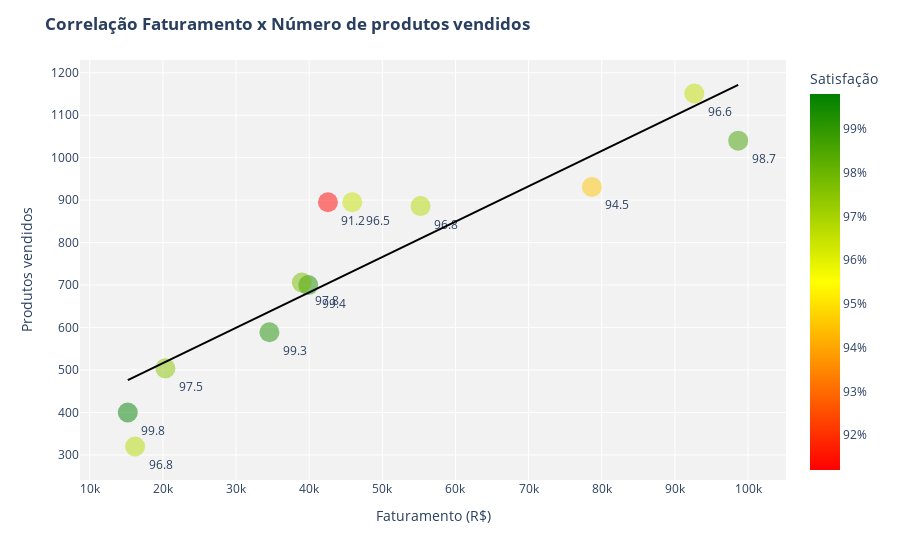

The notebook cell saved with this chart:
### Markdown cell above
# Grafico de dispersão

### Code cell
grafico_dispersao = px.scatter(x = faturamento,
                              y = produtos,
                              text = satisfacao,
                              color = satisfacao,
                              color_continuous_scale = ["red", "yellow", "green"],
                              opacity = 0.5,
                              trendline = "ols",
                              trendline_color_override = "black")

grafico_dispersao.update_traces(marker_size = 20,
                               textposition = "bottom right")

grafico_dispersao.update_layout(title = "<b>Correlação Faturamento x Número de produtos vendidos</b>",
                               yaxis = dict(title = "Produtos vendidos"),
                               xaxis = dict(title = "Faturamento (R$)"),
                               plot_bgcolor = "#F2F2F2",
                               coloraxis_colorbar = dict(ticksuffix = "%",
                                                        title = "Satisfação"))

grafico_dispersao.show()

### Figure 1 — Plotly figure (JSON) as saved in the notebook; plotly's stock layout.template omitted (floating-point values rounded to 4 significant figures)
{"data": [{"hovertemplate": "x=%{x}<br>y=%{y}<br>text=%{text}<br>color=%{marker.color}<extra></extra>", "legendgroup": "", "marker": {"color": [99.8, 97.5, 96.8, 99.4, 91.2, 96.8, 99.3, 97.8, 96.5, 94.5, 98.7, 96.6], "coloraxis": "coloraxis", "opacity": 0.5, "size": 20, "symbol": "circle"}, "mode": "markers+text", "name": "", "orientation": "v", "showlegend": false, "text": [99.8, 97.5, 96.8, 99.4, 91.2, 96.8, 99.3, 97.8, 96.5, 94.5, 98.7, 96.6], "textposition": "bottom right", "type": "scatter", "x": [15200, 20340, 16200, 39876, 42563, 55231, 34561, 38995, 45886, 78650, 98658, 92657], "xaxis": "x", "y": [400, 504, 320, 700, 895, 886, 589, 706, 895, 931, 1040, 1151], "yaxis": "y"}, {"hovertemplate": "<b>OLS trendline</b><br>y = 0.00832305 * x + 349.957<br>R<sup>2</sup>=0.824498<br><br>x=%{x}<br>y=%{y} <b>(trend)</b><extra></extra>", "legendgroup": "", "line": {"color": "black"}, "marker": {"size": 20, "symbol": "circle"}, "mode": "lines", "name": "", "showlegend": false, "textposition": "bottom right", "type": "scatter", "x": [15200, 16200, 20340, 34561, 38995, 39876, 42563, 45886, 55231, 78650, 92657, 98658], "xaxis": "x", "y": [476.5, 484.8, 519.2, 637.6, 674.5, 681.8, 704.2, 731.9, 809.6, 1005.0, 1121.0, 1171.0], "yaxis": "y"}], "layout": {"coloraxis": {"colorbar": {"ticksuffix": "%", "title": {"text": "Satisfação"}}, "colorscale": [[0, "red"], [0.5, "yellow"], [1, "green"]]}, "legend": {"tracegroupgap": 0}, "margin": {"t": 60}, "plot_bgcolor": "#F2F2F2", "title": {"text": "<b>Correlação Faturamento x Número de produtos vendidos</b>"}, "xaxis": {"anchor": "y", "domain": [0, 1], "title": {"text": "Faturamento (R$)"}}, "yaxis": {"anchor": "x", "domain": [0, 1], "title": {"text": "Produtos vendidos"}}}}
